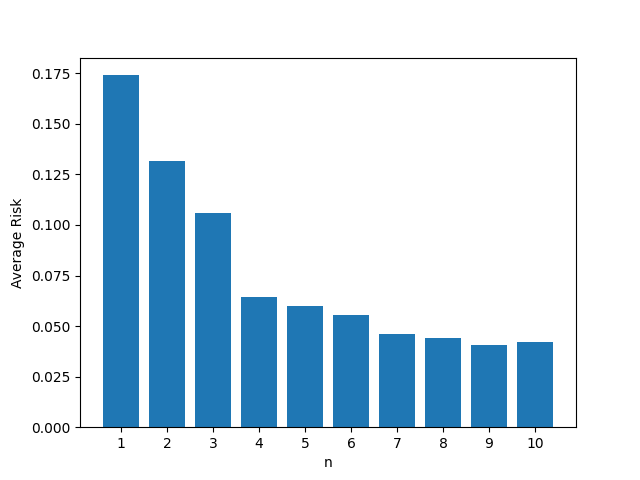

Write the Python code that produced this figure.
import matplotlib.pyplot as plt
import numpy as np
import random

theta = 0.639
# theta_h_data = []
# gen_risk_data = []
avg_risks = []
j = 100
ns = 10

def main():
    print(theta)
    for n in range(ns):
        total_risk = 0
        for i in range(j):
            total_risk += train(n+1)
        avg_risks.append(total_risk/j)
        print(n+1, ' : ', avg_risks[n])
    n_list = ['1','2','3','4','5','6','7','8','9','10']
    plt.bar(n_list, avg_risks)
    # plt.title('title name')
    plt.xlabel('n')
    plt.ylabel('Average Risk')
    plt.show()
    

def train(n):
    max_l = -1
    min_r = 1
    theta_h = -2
    for i in range(n):
        # get s_i
        x_i = random.uniform(-1,1)
        y_i = -1 if x_i<theta else 1
        # update min and max
        if y_i==-1 :
            if x_i > max_l:
                max_l = x_i
        else:
            if x_i < min_r:
                min_r = x_i
    #calc theta
    theta_h = (min_r+max_l)/2
    gen_risk = abs(theta_h-theta)/2
    # print('theta: ', theta, ', theta_h: ', theta_h, ', gen_risk: ', gen_risk)
    # theta_h_data.append(theta_h)
    # gen_risk_data.append(gen_risk)
    return gen_risk

if __name__ == "__main__":
    main()
